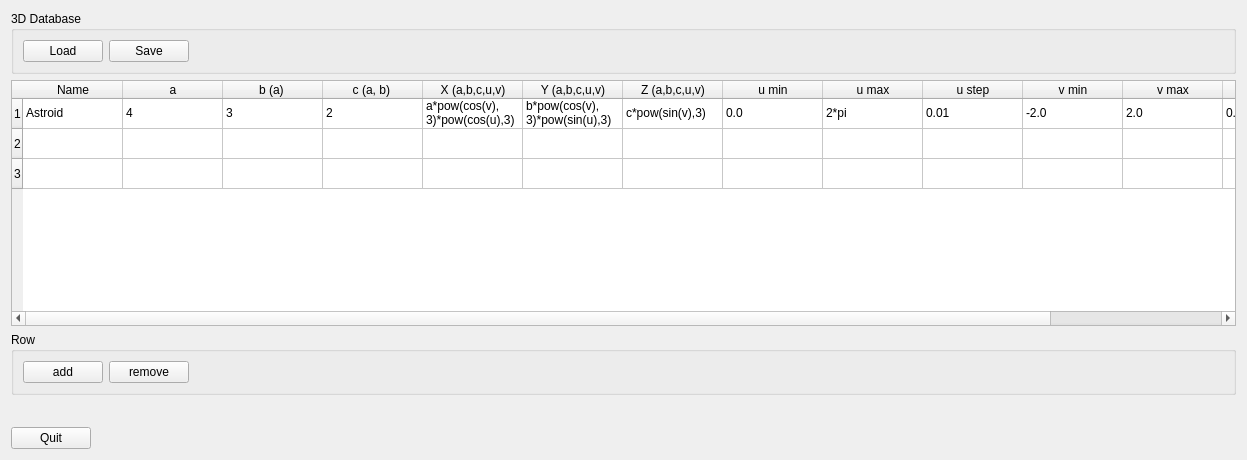
<?xml version="1.0" encoding="UTF-8"?>
<ui version="4.0">
 <class>Form</class>
 <widget class="QWidget" name="Form">
  <property name="geometry">
   <rect>
    <x>0</x>
    <y>0</y>
    <width>1247</width>
    <height>460</height>
   </rect>
  </property>
  <property name="windowTitle">
   <string>Form</string>
  </property>
  <layout class="QGridLayout" name="gridLayout_3">
   <item row="0" column="0">
    <widget class="QGroupBox" name="groupBox_2">
     <property name="title">
      <string>3D Database</string>
     </property>
     <layout class="QGridLayout" name="gridLayout">
      <item row="0" column="0">
       <layout class="QHBoxLayout" name="horizontalLayout">
        <item>
         <widget class="QPushButton" name="button_load">
          <property name="toolTip">
           <string>Click to load common and customs curves.</string>
          </property>
          <property name="text">
           <string>Load</string>
          </property>
         </widget>
        </item>
        <item>
         <widget class="QPushButton" name="button_save">
          <property name="toolTip">
           <string>This will save customs curves only in your HOME directory under &quot;Parametric3D.dat&quot;.</string>
          </property>
          <property name="text">
           <string>Save</string>
          </property>
         </widget>
        </item>
        <item>
         <spacer name="horizontalSpacer_2">
          <property name="orientation">
           <enum>Qt::Horizontal</enum>
          </property>
          <property name="sizeHint" stdset="0">
           <size>
            <width>40</width>
            <height>20</height>
           </size>
          </property>
         </spacer>
        </item>
       </layout>
      </item>
     </layout>
    </widget>
   </item>
   <item row="1" column="0">
    <widget class="QTableWidget" name="tableWidget">
     <row>
      <property name="text">
       <string>1</string>
      </property>
     </row>
     <row>
      <property name="text">
       <string>2</string>
      </property>
     </row>
     <row>
      <property name="text">
       <string>3</string>
      </property>
     </row>
     <column>
      <property name="text">
       <string>Name</string>
      </property>
     </column>
     <column>
      <property name="text">
       <string>a</string>
      </property>
     </column>
     <column>
      <property name="text">
       <string>b (a) </string>
      </property>
     </column>
     <column>
      <property name="text">
       <string>c (a, b) </string>
      </property>
     </column>
     <column>
      <property name="text">
       <string>X (a,b,c,u,v)</string>
      </property>
     </column>
     <column>
      <property name="text">
       <string>Y (a,b,c,u,v)</string>
      </property>
     </column>
     <column>
      <property name="text">
       <string>Z (a,b,c,u,v)</string>
      </property>
     </column>
     <column>
      <property name="text">
       <string>u min</string>
      </property>
     </column>
     <column>
      <property name="text">
       <string>u max</string>
      </property>
     </column>
     <column>
      <property name="text">
       <string>u step</string>
      </property>
     </column>
     <column>
      <property name="text">
       <string>v min</string>
      </property>
     </column>
     <column>
      <property name="text">
       <string>v max</string>
      </property>
     </column>
     <column>
      <property name="text">
       <string>v step</string>
      </property>
     </column>
     <column>
      <property name="text">
       <string>comments</string>
      </property>
     </column>
     <item row="0" column="0">
      <property name="text">
       <string>Astroid</string>
      </property>
     </item>
     <item row="0" column="1">
      <property name="text">
       <string>4</string>
      </property>
     </item>
     <item row="0" column="2">
      <property name="text">
       <string>3</string>
      </property>
     </item>
     <item row="0" column="3">
      <property name="text">
       <string>2</string>
      </property>
     </item>
     <item row="0" column="4">
      <property name="text">
       <string>a*pow(cos(v),3)*pow(cos(u),3)</string>
      </property>
     </item>
     <item row="0" column="5">
      <property name="text">
       <string>b*pow(cos(v),3)*pow(sin(u),3)</string>
      </property>
     </item>
     <item row="0" column="6">
      <property name="text">
       <string>c*pow(sin(v),3)</string>
      </property>
     </item>
     <item row="0" column="7">
      <property name="text">
       <string>0.0</string>
      </property>
     </item>
     <item row="0" column="8">
      <property name="text">
       <string>2*pi</string>
      </property>
     </item>
     <item row="0" column="9">
      <property name="text">
       <string>0.01</string>
      </property>
     </item>
     <item row="0" column="10">
      <property name="text">
       <string>-2.0</string>
      </property>
     </item>
     <item row="0" column="11">
      <property name="text">
       <string>2.0</string>
      </property>
     </item>
     <item row="0" column="12">
      <property name="text">
       <string>0.01</string>
      </property>
     </item>
     <item row="1" column="0">
      <property name="text">
       <string> </string>
      </property>
     </item>
     <item row="1" column="1">
      <property name="text">
       <string> </string>
      </property>
     </item>
     <item row="1" column="2">
      <property name="text">
       <string> </string>
      </property>
     </item>
     <item row="1" column="3">
      <property name="text">
       <string> </string>
      </property>
     </item>
     <item row="1" column="4">
      <property name="text">
       <string> </string>
      </property>
     </item>
     <item row="1" column="5">
      <property name="text">
       <string> </string>
      </property>
     </item>
     <item row="1" column="6">
      <property name="text">
       <string> </string>
      </property>
     </item>
     <item row="1" column="7">
      <property name="text">
       <string> </string>
      </property>
     </item>
     <item row="1" column="8">
      <property name="text">
       <string> </string>
      </property>
     </item>
     <item row="1" column="9">
      <property name="text">
       <string> </string>
      </property>
     </item>
     <item row="1" column="10">
      <property name="text">
       <string/>
      </property>
     </item>
    </widget>
   </item>
   <item row="2" column="0">
    <widget class="QGroupBox" name="groupBox">
     <property name="title">
      <string>Row</string>
     </property>
     <layout class="QGridLayout" name="gridLayout_2">
      <item row="0" column="0">
       <layout class="QHBoxLayout" name="horizontalLayout_2">
        <item>
         <widget class="QPushButton" name="button_addRow">
          <property name="toolTip">
           <string>Add a row into the table.</string>
          </property>
          <property name="text">
           <string>add</string>
          </property>
         </widget>
        </item>
        <item>
         <widget class="QPushButton" name="button_removeRow">
          <property name="toolTip">
           <string>Remove a row from the table.</string>
          </property>
          <property name="text">
           <string>remove</string>
          </property>
         </widget>
        </item>
        <item>
         <spacer name="horizontalSpacer_3">
          <property name="orientation">
           <enum>Qt::Horizontal</enum>
          </property>
          <property name="sizeHint" stdset="0">
           <size>
            <width>40</width>
            <height>20</height>
           </size>
          </property>
         </spacer>
        </item>
       </layout>
      </item>
     </layout>
    </widget>
   </item>
   <item row="3" column="0">
    <layout class="QHBoxLayout" name="horizontalLayout_4">
     <item>
      <widget class="QComboBox" name="comboBox_select">
       <property name="enabled">
        <bool>false</bool>
       </property>
       <property name="maximumSize">
        <size>
         <width>0</width>
         <height>0</height>
        </size>
       </property>
       <property name="modelColumn">
        <number>1</number>
       </property>
      </widget>
     </item>
     <item>
      <spacer name="horizontalSpacer">
       <property name="orientation">
        <enum>Qt::Horizontal</enum>
       </property>
       <property name="sizeHint" stdset="0">
        <size>
         <width>40</width>
         <height>20</height>
        </size>
       </property>
      </spacer>
     </item>
    </layout>
   </item>
   <item row="4" column="0">
    <layout class="QHBoxLayout" name="horizontalLayout_3">
     <item>
      <widget class="QPushButton" name="button_quit">
       <property name="text">
        <string>Quit</string>
       </property>
      </widget>
     </item>
     <item>
      <spacer name="horizontalSpacer_4">
       <property name="orientation">
        <enum>Qt::Horizontal</enum>
       </property>
       <property name="sizeHint" stdset="0">
        <size>
         <width>40</width>
         <height>20</height>
        </size>
       </property>
      </spacer>
     </item>
    </layout>
   </item>
  </layout>
 </widget>
 <resources/>
 <connections/>
</ui>
